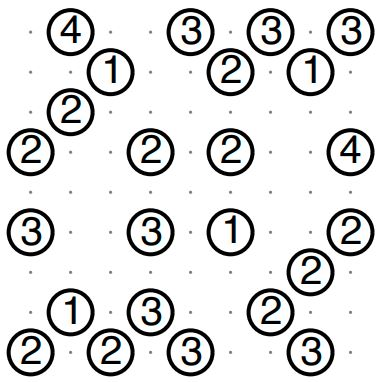
#> input picture convert_image_to_txt/bridge_game.jpg, 385 x 382 px, found by its file name
$ jupyter execute --allow-errors read_image.ipynb
#> lines starting #> are read from the running program, lines starting #| are printed output that depends on the picture
### convert_image_to_txt/crop_white_corner.py
#lưu ý là mảng đầu vào phải là mảng 2 chiều, màu xám
class CropWhiteCorner:
    def __init__(self, image_np_array):
        self.image_np_array = image_np_array
        self.row = image_np_array.shape[0]
        self.col = image_np_array.shape[1]
    def sharpen(self):
        self.image_np_array[self.image_np_array<100] = 0
        self.image_np_array[self.image_np_array>=100] = 255

    def get_min_row(self):
        for i in range(self.row):
            for j in range(self.col):
                if self.image_np_array[i][j] ==0:
                    return i

    def get_max_row(self):
        for i in range(self.row-1, -1, -1):
            for j in range(self.col):
                if self.image_np_array[i][j] == 0:
                    return i
    def get_min_col(self):
        for j in range(self.col):
            for i in range(self.row):
                if self.image_np_array[i][j] == 0:
                    return j
    def get_max_col(self):
        for j in range(self.col-1, -1, -1):
            for i in range(self.row):
                if self.image_np_array[i][j] == 0:
                    return j
    # [16 lines of commented-out code are left out]
    def crop(self):
        self.sharpen()
        #print(self.image_np_array)
        min_row = self.get_min_row()
        max_row = self.get_max_row()
        min_col = self.get_min_col()
        max_col = self.get_max_col()
        if(min_row == None or max_row == None or min_col == None or max_col==None):
            return self.image_np_array
        return self.image_np_array[min_row:max_row+1, min_col:max_col+1]

### convert_image_to_txt/experiments/read_image.ipynb
[cell 1]
#Cùng 1 file ảnh nhưng có nhiều cách đọc khác nhau
#Cách 1: Đọc ảnh bằng thư viện PIL
from PIL import Image
import pytesseract
import cv2
import numpy as np

[cell 2]
img_path = 'bridge_game.jpg'
img = Image.open(img_path)
#> img is the input picture: PIL image 385x382 RGB; mean R, G, B 222.1, 222.3, 222.2
type(img)
#show image in jupyter notebook
img_np = np.array(img)
#show img_np
img_np
#gray scale
img_gray = img.convert('L')
img_gray_np = np.array(img_gray)
#show img_gray_np
img_gray_np
img_gray_np.shape
#> Out = (382, 385)

[cell 3]
from matplotlib import pyplot as plt
plt.imshow(img)
plt.show()

[cell 4]
#resize image
img_resize = img.resize((28*9, 28*9))
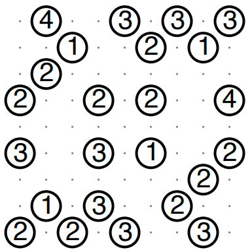
#> img_resize: PIL image 252x252 RGB; mean R, G, B 222.1, 222.3, 222.1
plt.imshow(img_resize)
plt.show()

[cell 5]
from crop_white_corner import CropWhiteCorner


img_big_raw = Image.open('big_bridge.jpg')
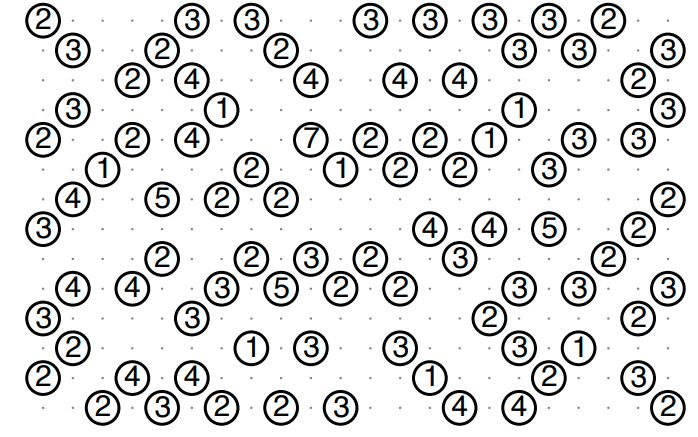
#> input picture convert_image_to_txt/big_bridge.JPG, 698 x 437 px, found by its file name
#> img_big_raw is the input picture: PIL image 698x437 RGB; mean R, G, B 222.2, 222.5, 222.3
img_big = img_big_raw.convert('L')
img_big_np = np.array(img_big)
#lam gray

#crop
crop_white_corner = CropWhiteCorner(img_big_np)
img_big_crop_white=  crop_white_corner.crop()
#> in sharpen, `self.image_np_array[self.image_np_array<100] = 0`:
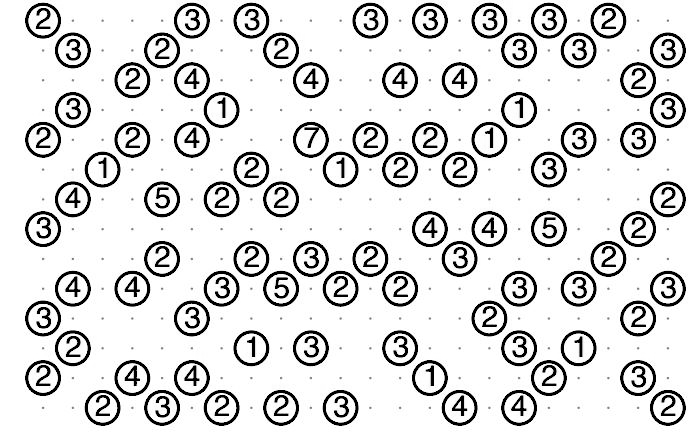
#> self.image_np_array: shape (437, 698); min 0, max 255, mean 220.4
#> in sharpen, `self.image_np_array[self.image_np_array>=100] = 255`:
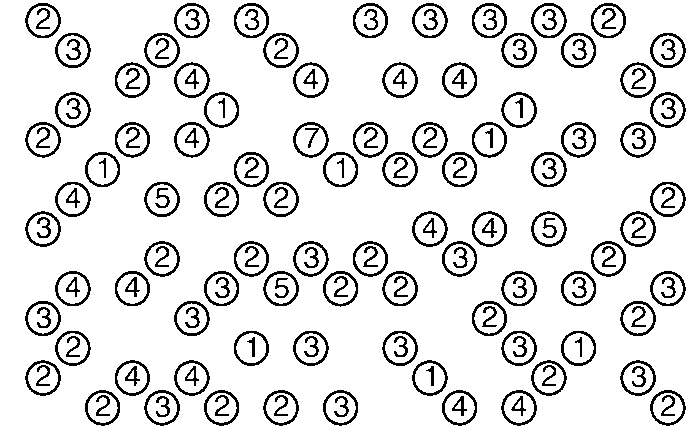
#> self.image_np_array: shape (437, 698); 88.6% white; black in thin lines or dots
#> in crop, `return self.image_np_array[min_row:max_row+1, min_col:max_col+1]`:
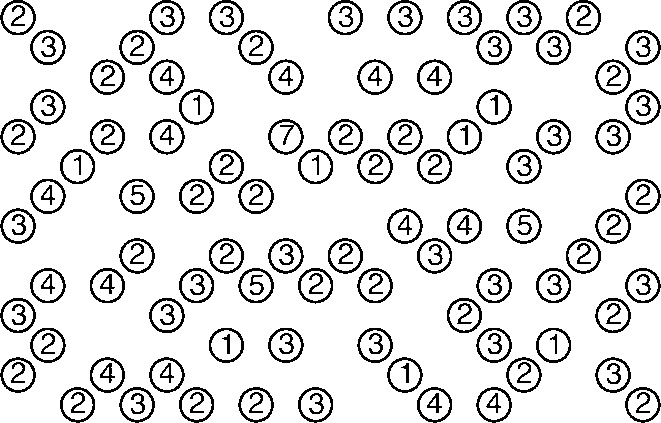
#> returned value: shape (423, 661); 87.6% white; black in thin lines or dots
plt.imshow(img_big_crop_white)
plt.show()

[cell 6]
#resize img_big_ră
img_resize = img_big_raw.resize((14*28,22*28))
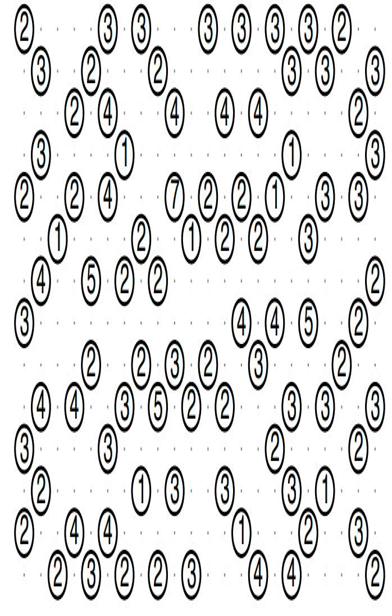
#> img_resize: PIL image 392x616 RGB; mean R, G, B 222.1, 222.4, 222.1
#> (the rest of this cell did not finish here and is left out)
